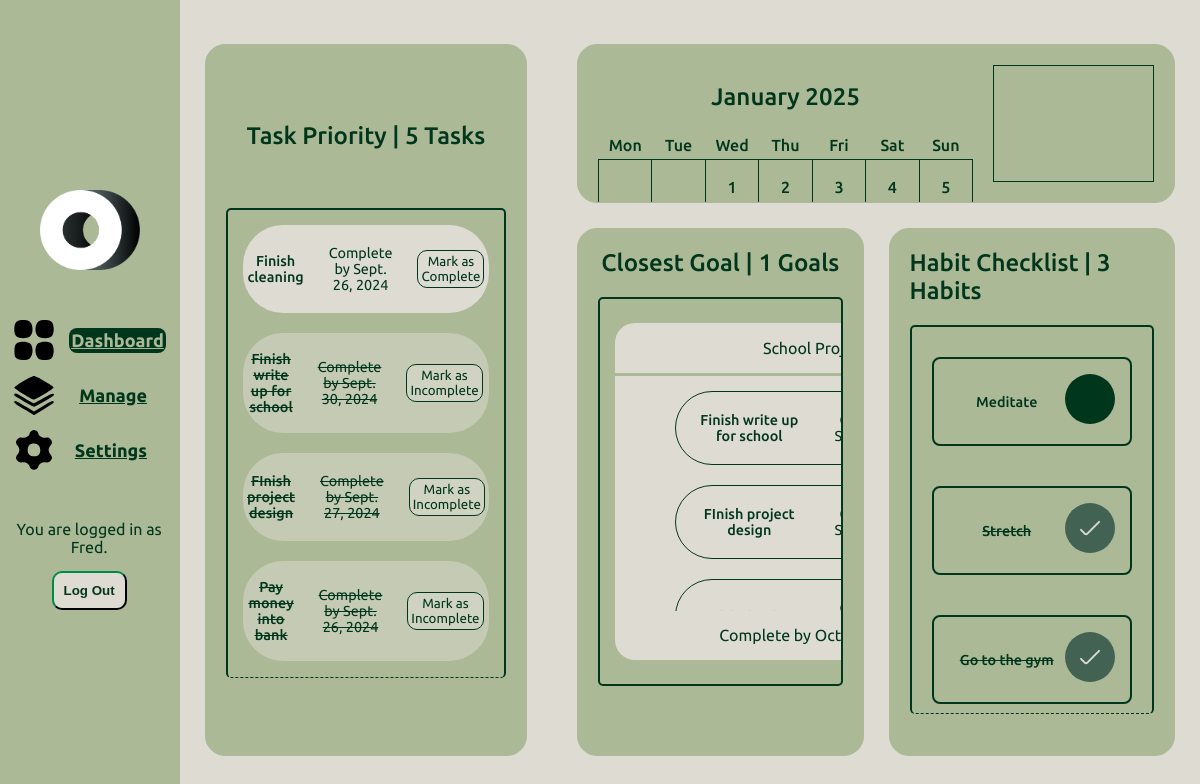
Before: / (signed in) with the older database file.
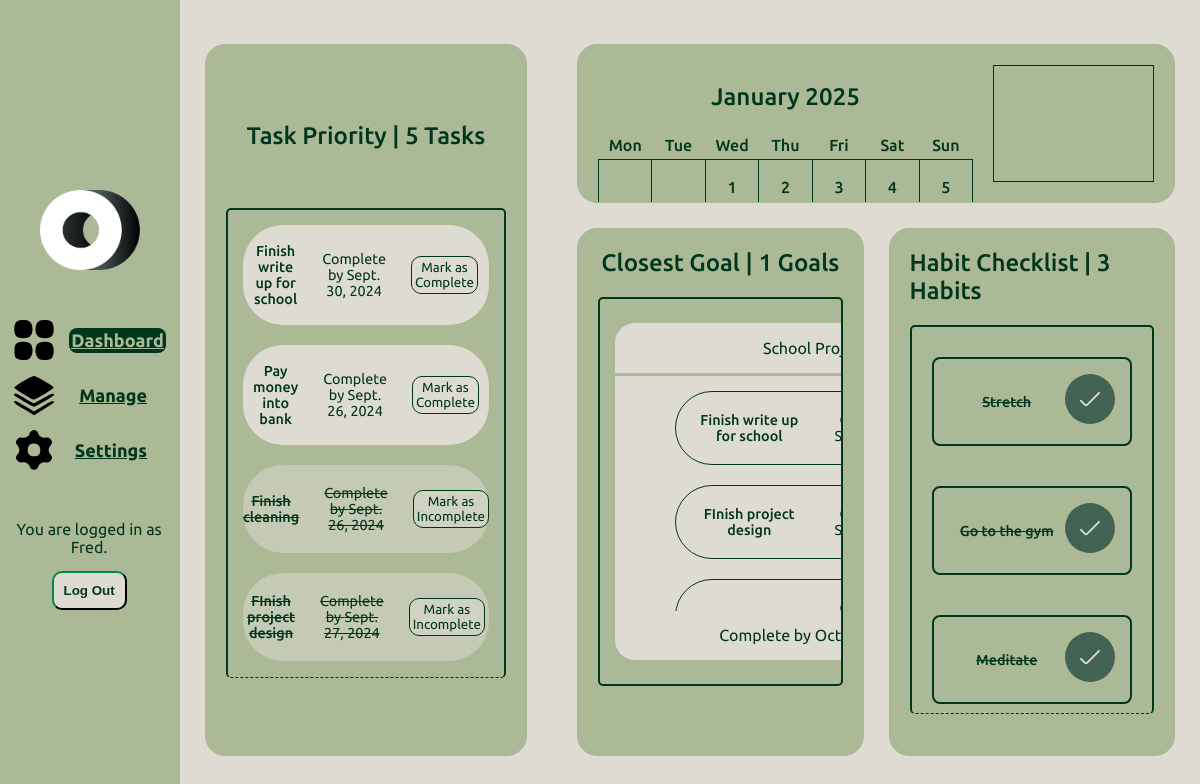
After: the same page with the newer database file.
### myapp/models.py (models this page shows, shortened)
class User(AbstractBaseUser):
    username = models.CharField(max_length=50)
    email = models.EmailField(unique=True)
    date_join = models.DateTimeField(auto_now_add=True)
    last_login = models.DateField(auto_now=True)
    is_admin = models.BooleanField(default=False)
    is_staff = models.BooleanField(default=False)
    is_superuser = models.BooleanField(default=False)
    is_active = models.BooleanField(default=True)
    USERNAME_FIELD = 'email'
    REQUIRED_FIELDS = ['username']
    objects = UserManager()

class Task(models.Model):
    user = models.ForeignKey(User, on_delete=models.CASCADE, null=True, blank=True)
    goal = models.ForeignKey('Goal', related_name='tasks', on_delete=models.CASCADE, null=True, blank=True)
    name = models.CharField(max_length=128)
    description = models.CharField(max_length=1250)
    dateDue = models.DateField()
    priority = models.IntegerField(validators=[MinValueValidator(1), MaxValueValidator(5)])
    completed = models.BooleanField(default=False)

class Goal(models.Model):
    user = models.ForeignKey(User, on_delete=models.CASCADE, null=True, blank=True)
    name = models.CharField(max_length=128)
    description = models.CharField(max_length=1250, null=True, blank=True)
    dateDue = models.DateField(null=True, blank=True)
    completed = models.BooleanField(default=False)
    def __str__(self):
        return self.name

class Habit(models.Model):
    user = models.ForeignKey(User, on_delete=models.CASCADE, null=True, blank=True)
    name = models.CharField(max_length=128)
    completed = models.BooleanField(default=False)

### myapp/views.py (the view, shortened to what this page needs)
# urls.py: path("", views.dashboard, name="dashboard"),
def dashboard(request):
    now = datetime.now() # gets current datetime
    current_year = now.year
    current_month = now.month
    current_day = now.day
    cal = CustomHTMLCalendar(current_day).formatmonth(current_year, current_month)
    habitForm = HabitDashboardForm(request.POST or None)
    try:
        tasks = Task.objects.filter(user=request.user).order_by('-priority').values()
        tasks = tasks.order_by("completed")
        habits = Habit.objects.filter(user=request.user).order_by('completed')
        goals = Goal.objects.filter(user=request.user)
    except TypeError:
        return redirect('login')
    print(f"Goals: {goals}")
    return render(request, "dashboard.html", {
        "tasks": tasks,
        "habits": habits,
        "habitForm": habitForm,
        "goals": goals,
        'calendar': cal,
        'current_day': current_day,
        'current_month': current_month,
        'current_year': current_year,})

### myapp/views.py (called while the page is built)
    def formatday(self, day, weekday):
        if day == 0:
            return '<td class="noday">&nbsp;</td>'  # Empty days
        elif day == self.current_day:
            return f'<td class="today">{day}</td>'  # Highlight the current day
        else:
            return f'<td>{day}</td>'  # Regular day

### myapp/templates/dashboard.html (shortened to what this page needs)
{% extends "base.html" %}
{% load static %}
{% block content %}
<div class="menu">
    <img src="{% static 'images/ORDOLOGO.png' %}" alt="Ordo Logo" class="menu-logo">
    <div class="menu-options">
        <div class="dashboard-menu">
            <img src="{% static 'images/apps.svg' %}" alt="Dashboard">
            <a id="selected-menu" href="{% url 'dashboard' %}">Dashboard</a>
        </div>
        <div class="manage">
            <img src="{% static 'images/layers.svg' %}" alt="Manage">
            <a href="{% url 'manage' %}">Manage</a>
        </div>
        <div class="settings">
            <img src="{% static 'images/settings.svg' %}" alt="Settings">
            <a href="{% url 'settings' %}">Settings</a>
        </div>
    </div>
    <div class="login-information">
        {% if user.is_authenticated %}
            <p class="login-text">You are logged in as {{ user.username }}.</p>
            <form action="{% url 'logout' %}" method="post">
                <button class="logout-button" type="submit">Log Out</button>
            </form>
        {% else %}
            <p class="login-text">You are not logged in.</p>
            <a class="login-anchor" href="{% url 'login' %}">Login</a>
        {% endif %}
    </div>
</div>
<div class="dashboard">
    <div class="left-widgets">
        <div class="task-priority widget">
            <p class="task-priority-title">Task Priority | {{ tasks|length }} Tasks</p>
            <div class="task-list">
                {% for task in tasks %}
                {% if task.completed %}
                <div class="task-completed">
                        <p class="task-name-completed">{{ task.name }}</p>
                        <p class="task-date">Complete by {{ task.dateDue }}</p>
                    <form method="post" action="{% url 'toggle_task_completion' task.id %}">
                        <button type="submit" class="edit-button-completed">
                            {% if task.completed %}Mark as Incomplete{% else %}Mark as Complete{% endif %}
                        </button>
                    </form>
                </div>
                {% else %}
                <div class="task">
                        <p class="task-name">{{ task.name }}</p>
                        <p class="task-date">Complete by {{ task.dateDue }}</p>
                    <form method="post" action="{% url 'toggle_task_completion' task.id %}">
                        <button type="submit" class="edit-button">
                            {% if task.completed %}Mark as Incomplete{% else %}Mark as Complete{% endif %}
                        </button>
                    </form>
                </div>
                {% endif %}
                {% endfor %}
            </div>
        </div>
    </div>
    <div class="right-widgets">
        <div class="calendar widget">
            <div class="calendar-container">
                {{ calendar|safe }}
            </div>
            <div class="upcoming-tasks"></div>
        </div>
        <div class="goal-habit">
            <div class="closest-goal widget">
                <p class="closest-goal-title">Closest Goal | {{ goals|length }} Goals</p>
                <div class="closest-goal-wrapper">
                    {% for goal in goals %}
                    <div class="closest-goal-box">
                        <p class="goal-title">{{ goal.name }}</p>
                        <div class="line-100"></div>
                        <div class="closest-goal-task-box">
                            {% for goalTask in goal.tasks.all %}
                            <div class="task">
                                <p class="task-name">{{ goalTask.name }}</p>
                                <p class="task-date">Complete by {{ goalTask.dateDue }}</p>
                            </div>
                            {% endfor %}
                        </div>
                        <p class="goal-date">Complete by {{ goal.dateDue }}</p>
                    </div>
                    {% endfor %}
                </div>
            </div>
            <div class="habit-checklist widget">
                <p class="habit-checklist-title">Habit Checklist | {{ habits|length }} Habits</p>
                <div class="habit-box">
                    {% for habit in habits %}
                    {% if habit.completed %}
                    <div class="habit">
                        <p class="habit-name-completed">{{habit.name}}</p>
                        <form method="post" action="{% url 'toggle_habit_completion' habit.id %}">
                            <button type="submit" class="habit-button" style="background-color: #426353">
                                <img class="tick-image" src="static/images/CHECKWHITE.png" alt="check">
                            </button>
                        </form>
                    </div>
                    {% else %}
                    <div class="habit">
                        <p class="habit-name">{{habit.name}}</p>
                        <form method="post" action="{% url 'toggle_habit_completion' habit.id %}">
                            <button type="submit" class="habit-button"></button>
                        </form>
                    </div>
                    {% endif %}
                    {% endfor %}
                </div>
            </div>
        </div>
    </div>
</div>
{% endblock content %}

### myapp/templates/base.html (shortened to what this page needs)
{% load static %}
<html lang="en">
<head>
    {% load livereload_tags %}
    <link rel="stylesheet" href="{% static 'css/styles.css' %}">
</head>
<body>
    <main>
        {% block content %}
        {% endblock %}
    </main>
</body>
</html>

Changed rows visible on the page:
changed Task "Finish write up for school": completed "Mark as Incomplete" → "Mark as Complete"; moves up the list
changed Task "Pay money into bank": completed "Mark as Incomplete" → "Mark as Complete"; moves up the list
changed Task "Finish cleaning": completed "Mark as Complete" → "Mark as Incomplete"
changed Habit "Meditate": completed False → True (drawn); completed: picture added; moves down the list
